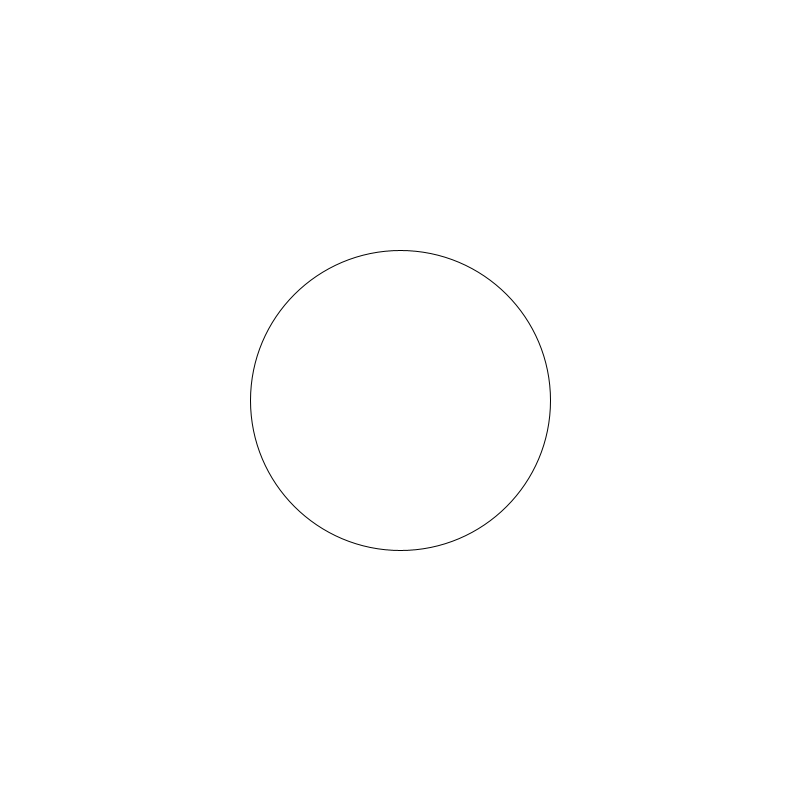
Frame 1 (no input)
Frame 60 (the mouse pressed at the canvas centre just before this capture): identical to frame 1, image omitted
Frame 120 (the mouse held since frame 60 and released just before this capture): identical to frame 1, image omitted

The Processing sketch that drew this single still picture (run headless with seeded random() and noise(); from frame 60 on, the mouse is pressed at the canvas centre):

// Processing sketch: preg10
// ── preg10.pde
int r;
void setup() {
  size(800, 800);
  r = update(3);
}

void draw() {
  background(255);
  circle(width/2, height/2, r);
}

int update(int n) {
  if (n%2==0) {
    return n*10;
  } else {
    return n*100;
  }
}
